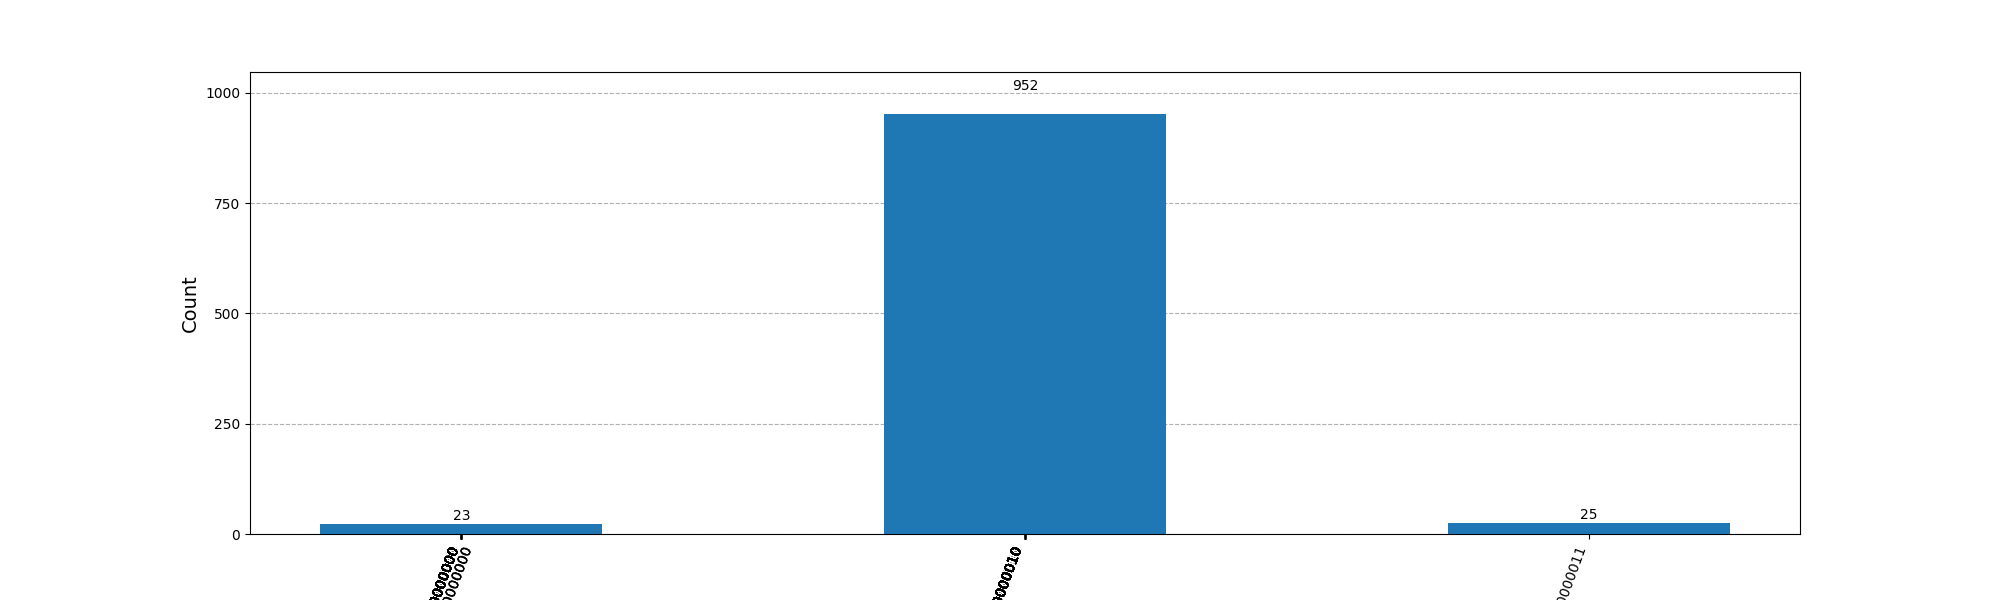

Write the Python code that produced this figure.
from qiskit import QuantumCircuit, transpile
from iqm.qiskit_iqm.fake_backends.fake_garnet import IQMFakeGarnet
import matplotlib.pyplot as plt

num_qb = 11
qc = QuantumCircuit(num_qb, num_qb)

qc.x(1)
qc.barrier()
qc.measure(range(2), range(2))

backend = IQMFakeGarnet()

qc_transpiled = transpile(qc, backend)
job = backend.run(qc_transpiled, shots=1000)


res=job.result()
counts=res.get_counts()

#Plot the results
from qiskit.visualization import plot_histogram
import numpy as np

fig, ax = plt.subplots(figsize=(20, 6))
plot_histogram(counts, ax=ax)

desired_ticks = 2**6   ### decreasing the total number of tick labels to have a clean figure
x_ticks = np.linspace(0, len(counts)-1, desired_ticks, dtype=int)
ax.set_xticks(x_ticks)

import os
folder_path = os.path.dirname(os.path.abspath(__file__))
save_path = os.path.join(folder_path, "normal_circuit.png")
plt.savefig(save_path)
plt.show()

print(qc.draw(output='text'))
